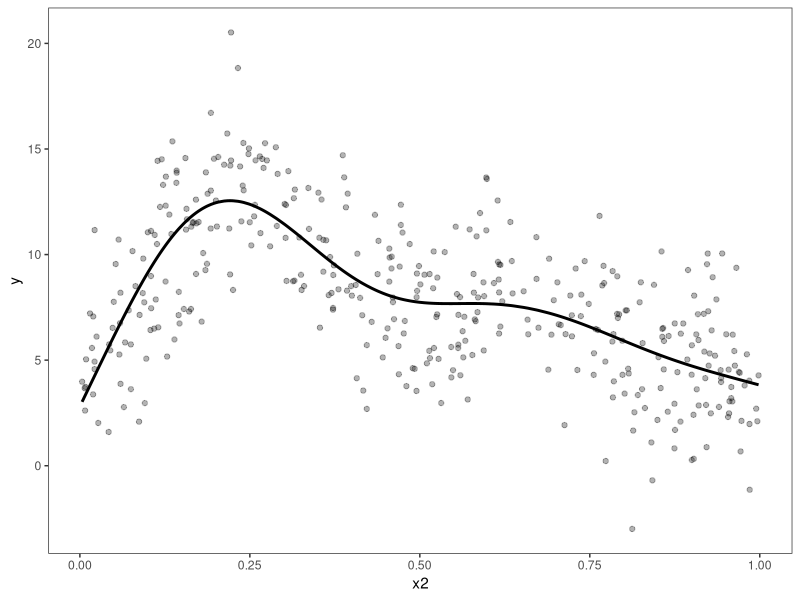
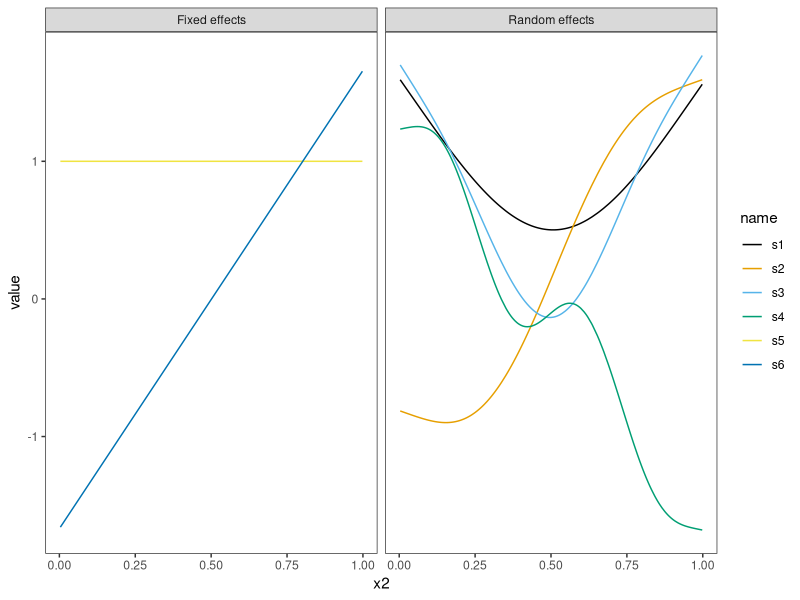

Reproduce these figures in R, in order.
library(mgcv)
library(lme4)
library(tidyverse)
library(ggthemes)
theme_set(theme_bw())
theme_update(panel.grid = element_blank())
set.seed(2) ## simulate some data... 
dat <- gamSim(1,n=400,dist="normal",scale=2)

mod <- gam(y ~ s(x2, k = 6, bs = "tp"), data = dat)
dat <- dat %>% 
  mutate(pred = predict(mod))

ggplot(dat, aes(x = x2)) + 
  geom_point(aes(y = y), alpha = .3) + 
  geom_line(aes(y = pred), size = 1)

sm <- smoothCon(s(x2, k = 6, bs = "tp"), data = dat)[[1]]
pm <- PredictMat(sm, data = dat)
colnames(pm) <- paste0("s", 1:ncol(pm))

grid <- as_tibble(pm) %>% 
  mutate(x2 = dat$x2) %>% 
  pivot_longer(cols = -x2) %>% 
  mutate(
    type = case_when(
      str_detect(name, "[1-4]") ~ "Random effects",
      TRUE ~ "Fixed effects"
    )
  )

ggplot(grid, aes(x = x2, y = value, group = name, color = name)) + 
  geom_line() + 
  facet_wrap(vars(type)) +
  scale_color_colorblind()


